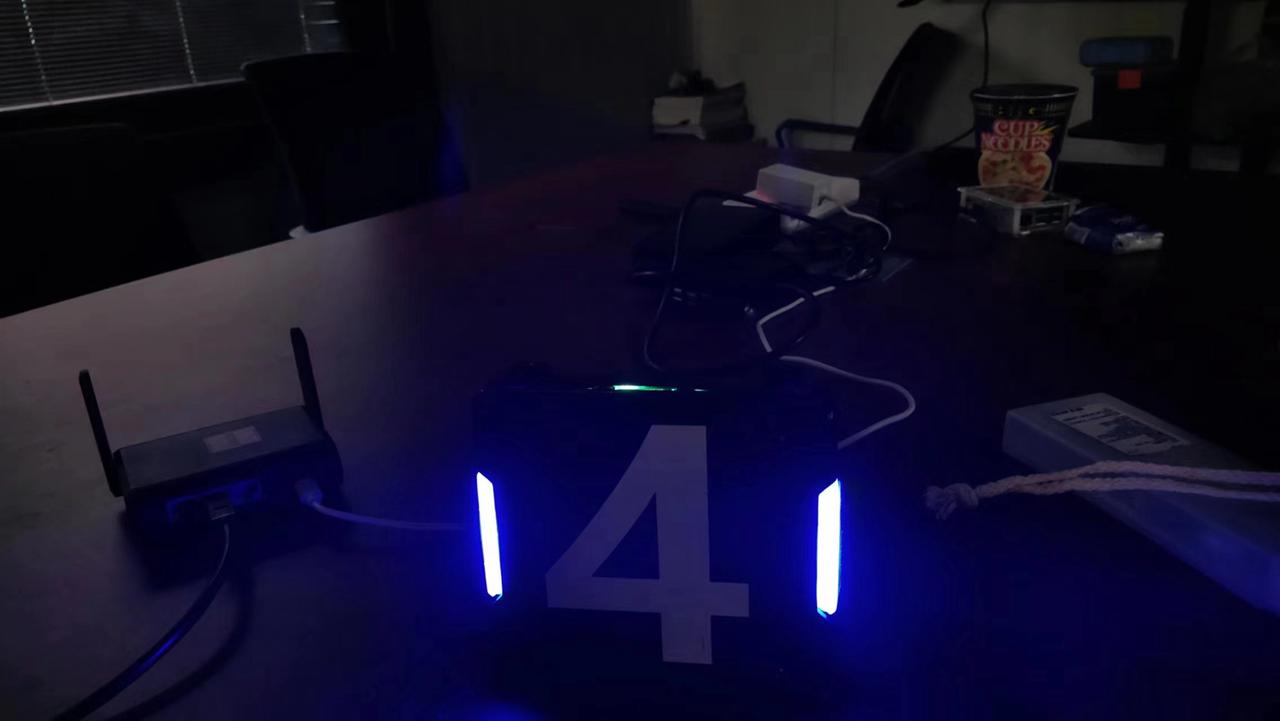
//> input picture lecture2/lecture2/img/test_1.jpg, 1280 x 721 px
$ ./main ../lecture2/img/test_1.jpg   (built with g++ and OpenCV 4)
//> lines starting //> are read from the running program, lines starting //| are printed output that depends on the picture
//> further down, image is the input picture: 721 rows x 1280 cols, CV_8UC3; mean B, G, R 44.1, 15.5, 18.3
### lecture2/homework/tools.hpp
#ifndef TOOLS_HPP
#define TOOLS_HPP

#include <opencv2/opencv.hpp>

std::tuple<double, int, int> resizeAndPad(const cv::Mat &input, cv::Mat &output, int size = 640);

#endif

### lecture2/homework/tools.cpp
#include "tools.hpp"
#include <tuple>

std::tuple<double, int, int> resizeAndPad(const cv::Mat &input, cv::Mat &output, int size) {
//> called with size = 640
    output = cv::Mat(size, size, input.type(), cv::Scalar(0, 0, 0));

    double scale = std::min(static_cast<double>(size) / input.cols,
                           static_cast<double>(size) / input.rows);
//> scale = 0.5

    int newWidth = static_cast<int>(input.cols * scale);
//> newWidth = 640
    int newHeight = static_cast<int>(input.rows * scale);
//> newHeight = 360

    cv::Mat resized;
    cv::resize(input, resized, cv::Size(newWidth, newHeight));

    int x = (size - newWidth) / 2;
//> x = 0
    int y = (size - newHeight) / 2;
//> y = 140

    cv::Mat roi(output, cv::Rect(x, y, newWidth, newHeight));
    resized.copyTo(roi);
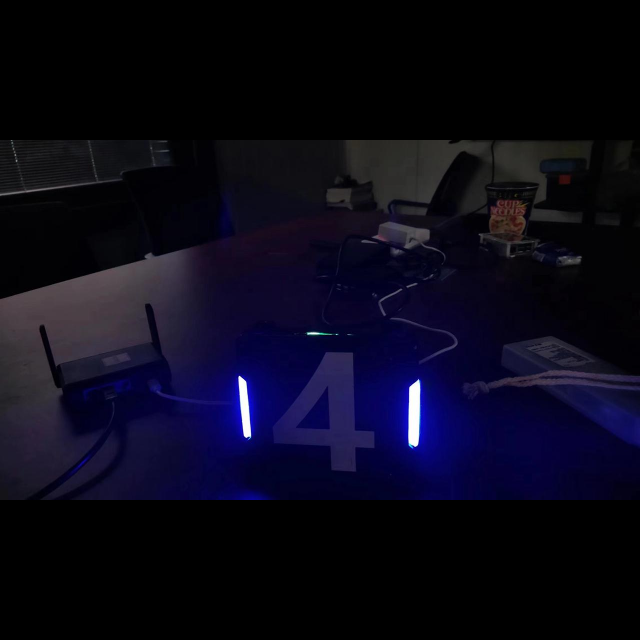
//> output: 640 rows x 640 cols, CV_8UC3; mean B, G, R 24.7, 8.7, 10.3

    return std::make_tuple(scale, x, y);
}

### lecture2/homework/main.cpp
#include <opencv2/opencv.hpp>
#include "tools.hpp"
#include <iostream>

int main(int argc, char** argv) {
    if (argc != 2) {
        std::cout << "Usage: ./main <image_path>" << std::endl;
        return -1;
    }

    cv::Mat image = cv::imread(argv[1]);
    if (image.empty()) {
        std::cout << "Could not open image" << std::endl;
        return -1;
    }

    cv::Mat result;
    auto [scale, x, y] = resizeAndPad(image, result);
//> scale = 0.5; x = 0; y = 140

    std::cout << "Scale: " << scale << std::endl;
//| Scale: 0.5
    std::cout << "Offset X: " << x << std::endl;
//| Offset X: 0
    std::cout << "Offset Y: " << y << std::endl;
//| Offset Y: 140

    cv::imshow("Result", result);
    cv::waitKey(0);

    return 0;
}

$ run again, on lecture2/lecture2/img/test_3.jpg
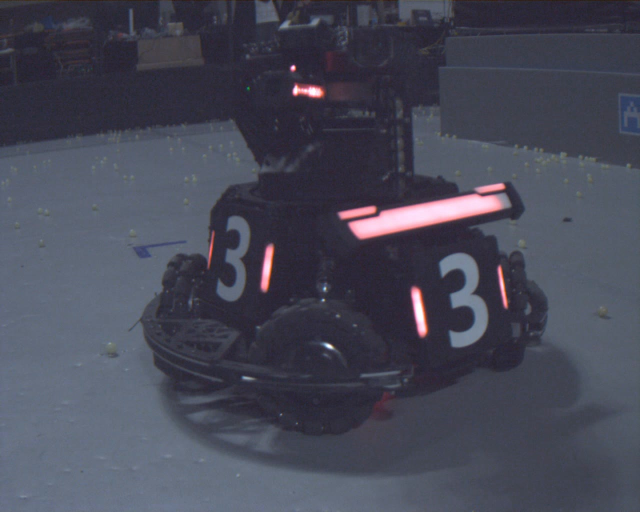
//> input picture lecture2/lecture2/img/test_3.jpg, 1280 x 1024 px (shown at 1/2 size)
//> image is the input picture: 1024 rows x 1280 cols, CV_8UC3; mean B, G, R 87, 72.6, 71.2
//> in resizeAndPad, `cv::resize(input, resized, cv::Size(newWidth, newHeight));`:
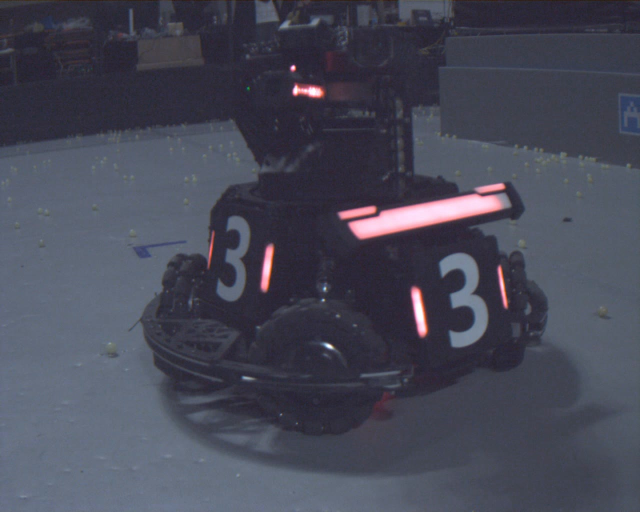
//> resized: 512 rows x 640 cols, CV_8UC3; mean B, G, R 87.1, 72.8, 71.4
//> in resizeAndPad, `resized.copyTo(roi);`:
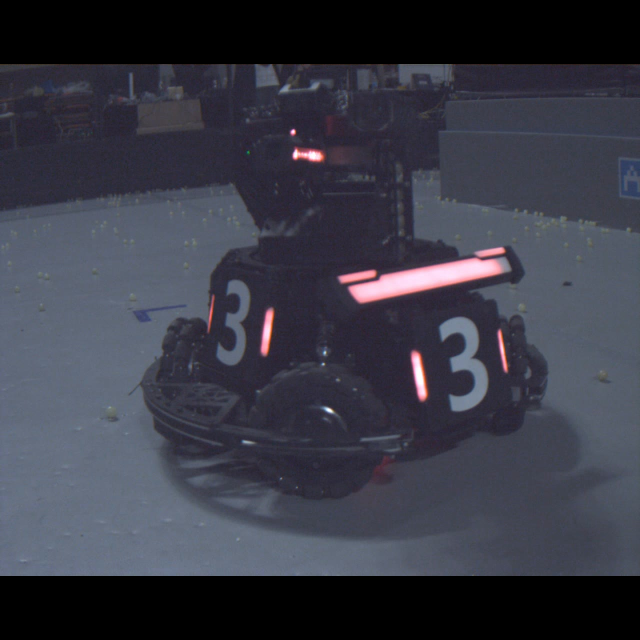
//> output: 640 rows x 640 cols, CV_8UC3; mean B, G, R 69.7, 58.2, 57.1
//> `auto [scale, x, y] = resizeAndPad(image, result);`: scale = 0.5; x = 0; y = 64
//| Scale: 0.5
//| Offset X: 0
//| Offset Y: 64
